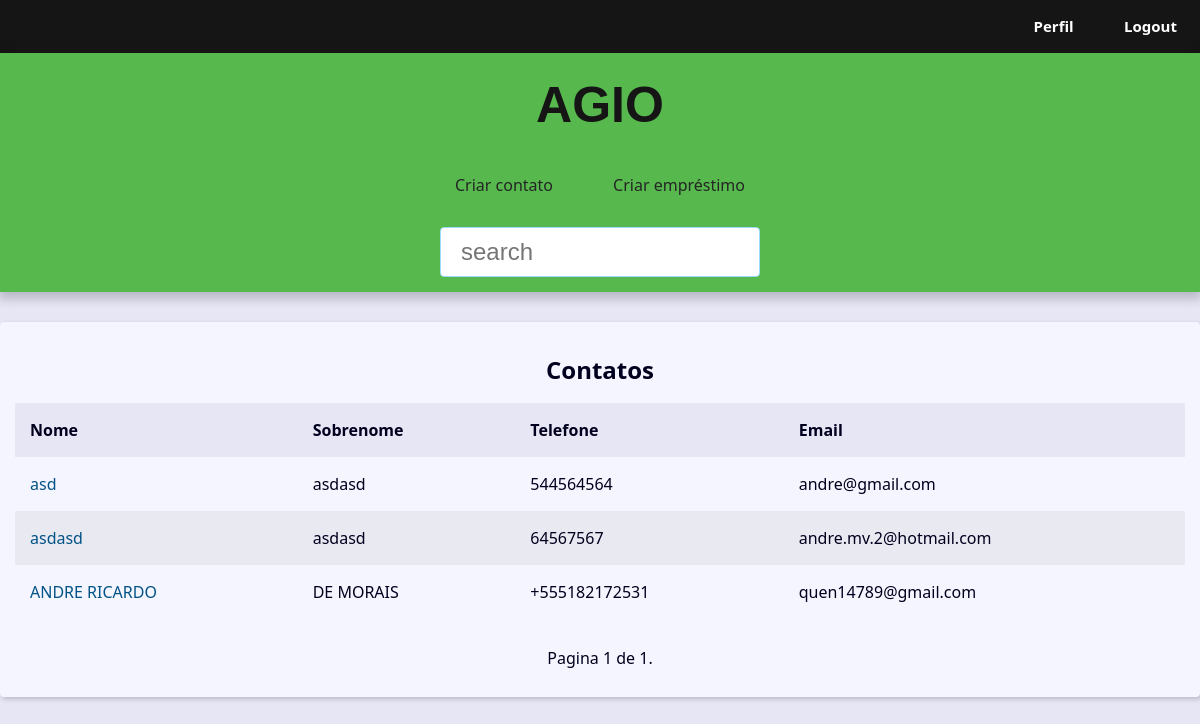
Page / (signed in) on the earlier database version.
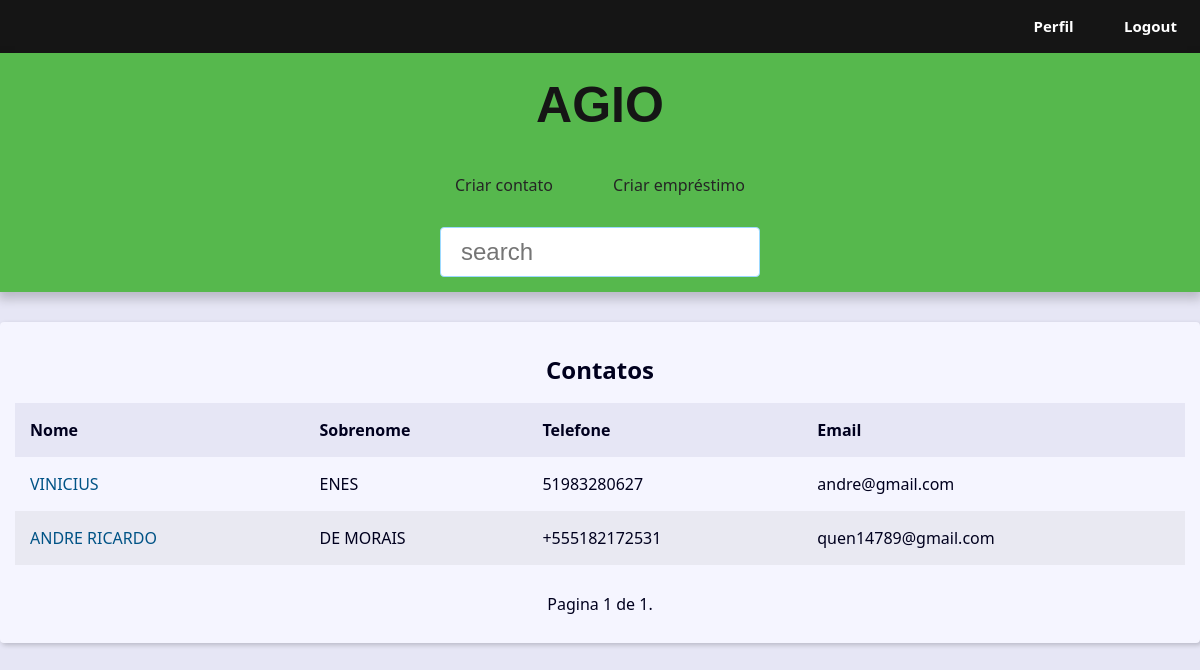
Same page on the later database version.
### contact/models.py (models this page shows, shortened)
class Contact(models.Model):
    class Meta:
        verbose_name_plural = 'Usuarios'
        verbose_name = 'Usuario'
    first_name = models.CharField(max_length=50, verbose_name='Nome')
    last_name = models.CharField(max_length=50, blank=True,
                                  verbose_name='Sobrenome')
    phone = models.CharField(max_length=50, verbose_name='Telefone')
    email = models.EmailField(max_length=254, verbose_name='Email')
    created_date = models.DateTimeField(default=timezone.now)
    description = models.TextField(blank=True, verbose_name='Descrição')
    show = models.BooleanField(default=True)
    picture = models.ImageField(upload_to='pictures/%Y/%m/%d', blank=True, verbose_name='Imagem')
    owner = models.ForeignKey(User, on_delete=models.SET_NULL,
                              blank=True, null=True)

### contact/views/contact_views.py (the view)
# urls.py: path('', views.index, name='index'),
@login_required(login_url='contact:login')
def index(request):
    user = request.user
    contacts = Contact.objects.filter(owner=user, show=True).order_by('id')
    paginator = Paginator(contacts, 10)
    page_number = request.GET.get("page")
    page_obj = paginator.get_page(page_number)
    context = {
        'page_obj': page_obj,
        'site_title': 'Contatos - ',
    }
    return render(request, 'contact/index.html', context)

### contact/templates/contact/index.html
{% extends "base.html" %}
{% block content %}
{% if page_obj %}
    <div class="responsive-table">
        <table class="contacts-table">
            <caption class="table-caption">
                Contatos
            </caption>
            <thead>
                <tr class="table-row table-row-header">
                    <th class="table-header">Nome</th>
                    <th class="table-header">Sobrenome</th>
                    <th class="table-header">Telefone</th>
                    <th class="table-header">Email</th>
                </tr>
            </thead>
            <tbody>
                {% if user.is_authenticated %}
                    {% for contact in page_obj %}
                        {% if contact.owner == user %}
                            <tr class="table-row">
                            <td class="table-cel">
                                <a href="{% url 'contact:contact' contact.id %}" class="table-link">
                                    {{contact.first_name}}
                                </a>
                            </td>
                            <td class="table-cel">
                                    {{contact.last_name}}
                            </td>
                            <td class="table-cel">
                                    {{contact.phone}}
                            </td>
                            <td class="table-cel">
                                    {{contact.email}}
                            </td>
                        {% endif %}
                    </tr>
                    {% endfor %}
                {% endif %}
            </tbody>
        </table>
    </div>
{% else %}
<div class="single-contact">
    <h1 class="single-contact-name">Nenhum contato encontrado!</h1>
{% endif %}
{% endblock content %}

Differences in the rows shown:
no longer on this page (row edited): Contact: first_name "asd", last_name "asdasd", phone "544564564", email "andre@gmail.com"
no longer on this page (row edited): Contact: first_name "asdasd", last_name "asdasd", phone "64567567", email "andre.mv.2@hotmail.com"
added Contact: first_name "VINICIUS", last_name "ENES", phone "51983280627", email "andre@gmail.com"
